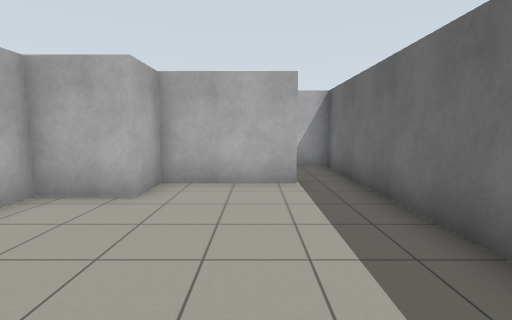
[1] (above)

12 first-person views from a walk through a world built for the Gazebo simulator. The camera is 1.2 m above the floor, tilts 6° down and sees 85° across. The floor is counted in squares, 1 m on a side. Each view is taken from the middle of a square. On the plan, view 1 faces up. The plan holds only what a view shows up to about 12 squares ahead; the rest is blank.

[2]
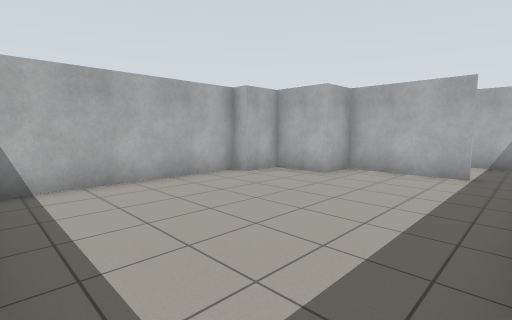

[3]
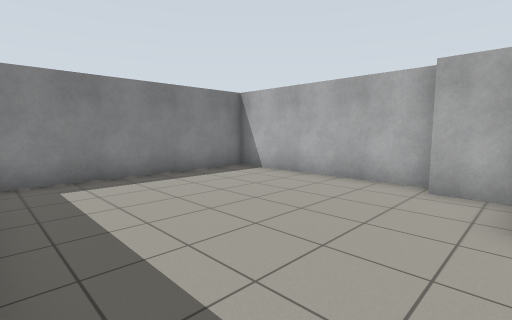

[4]
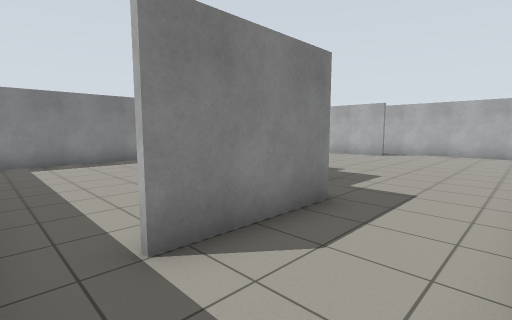

[5]
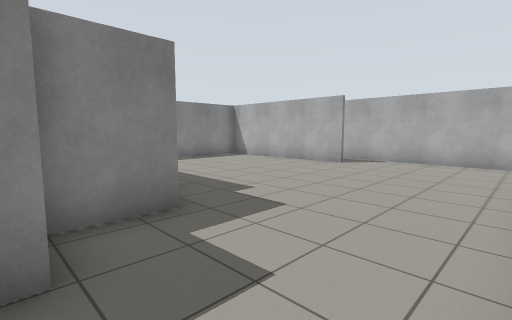

[6]
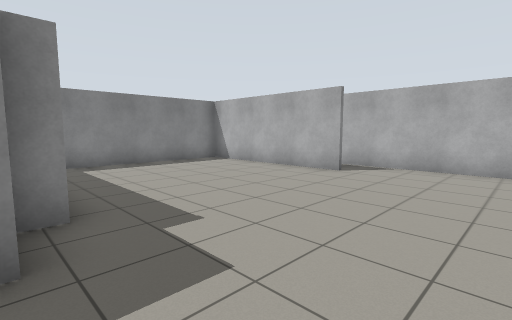

[7]
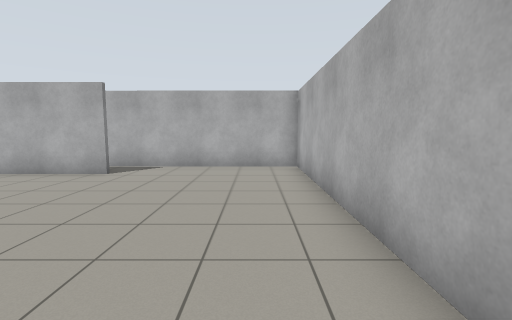

[8]
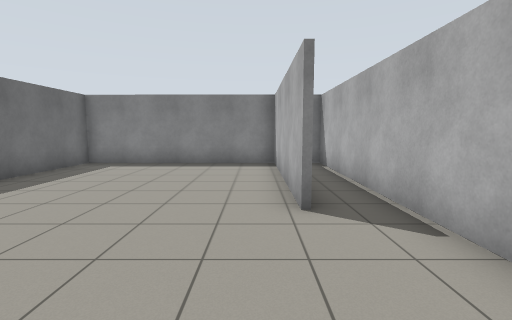

[9]
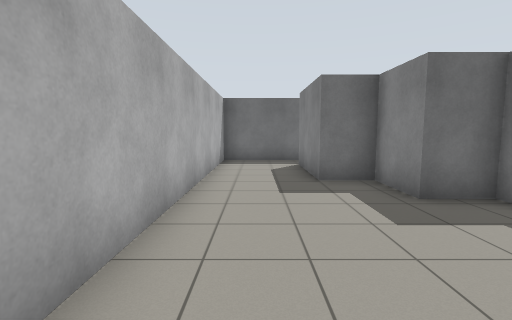

[10]
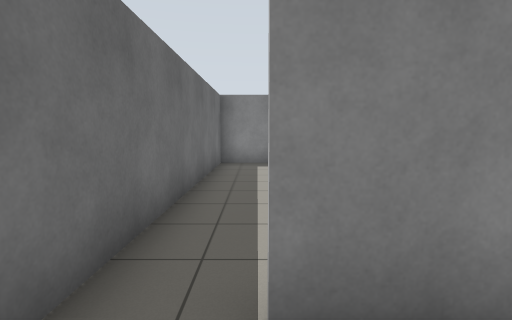

[11]
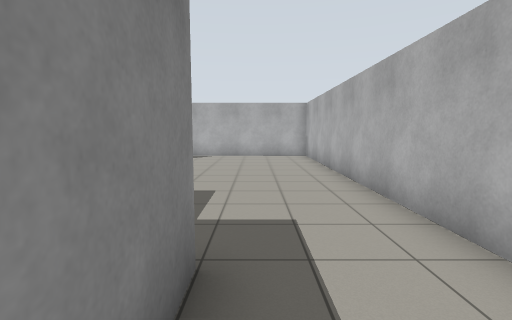

[12]
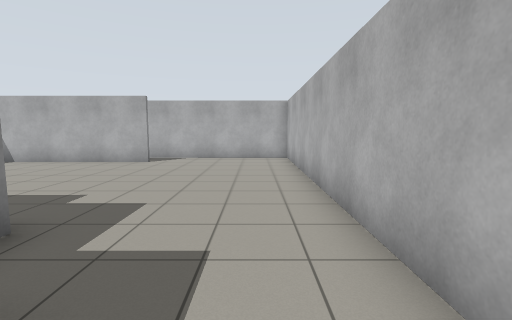

### Floor plan
Points are (right, up) in squares from view 1. A wall is a line through its corners. A room is listed if a view was taken in it or the views show most of it. See-through windows are left out.
Room 1 (views 1, 2, 3)
walls: (-4.9, -2.4) (2.3, -2.4) (2.4, 5.6); (1, 6.3) (-2.2, 6.3) (-2.2, 5) (-4, 5) (-4, 3.6) (-4.6, 3.6) (-4.6, -2.4)
ways out: opening at (1.5, 6) to room 2
Room 2 (views 4, 5, 6, 7, 8, 9, 10, 11, 12)
walls: (-4.9, 3.8) (-4.2, 3.8) (-4.2, 5.1) (-2.3, 5.1) (-2.3, 6.5) (1, 6.5); (-11.7, 3.9) (-11.7, -2.2); (-4.8, -2.5) (-4.8, 1.4); (2.4, 5.6) (2.4, 9.3) (-13.3, 9.4) (-13.4, -2.3) (-4.9, -2.4)
ways out: opening at (1.5, 6) to room 1

Where each view was taken, in squares from view 1:
view 1: 0 up, 0 right, facing up
view 2: 2 down, 2 right, facing up-left
view 3: 5 up, 2 right, facing down-left
view 4: 9 up, 2 right, facing down-left
view 5: 9 up, 2 left, facing down-left
view 6: 8 up, 4 left, facing down-left
view 7: 8 up, 4 left, facing left
view 8: 8 up, 11 left, facing down
view 9: 8 up, 9 left, facing right
view 10: 8 up, 1 right, facing down
view 11: 7 up, 0 right, facing left
view 12: 8 up, 1 left, facing left
